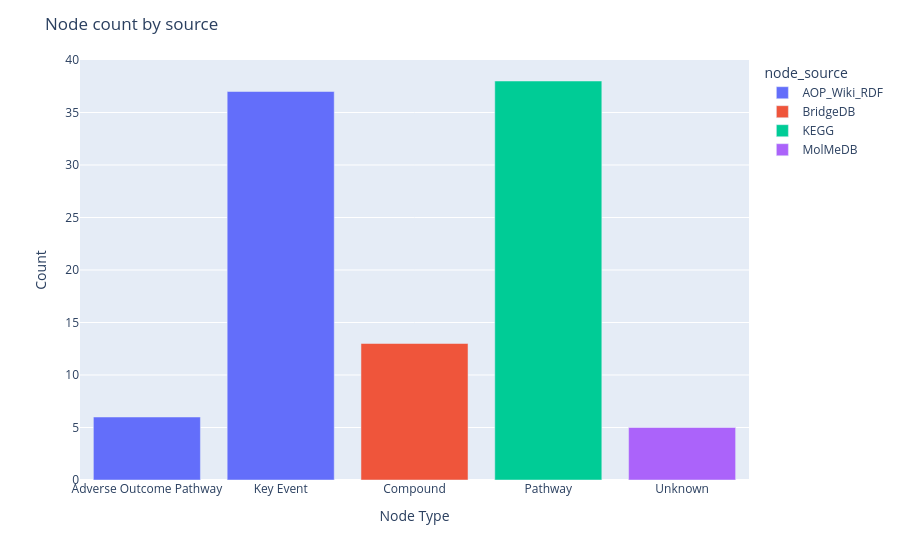

The notebook cell this image was saved under:
### Code cell
graph_obj.count_nodes_by_data_source(plot=True)

### Figure 1 — Plotly figure (JSON) as saved in the notebook; plotly's stock layout.template omitted (floating-point values rounded to 4 significant figures)
{"data": [{"alignmentgroup": "True", "hovertemplate": "node_source=AOP_Wiki_RDF<br>node_type=%{x}<br>count=%{y}<extra></extra>", "legendgroup": "AOP_Wiki_RDF", "marker": {"color": "#636efa", "pattern": {"shape": ""}}, "name": "AOP_Wiki_RDF", "offsetgroup": "AOP_Wiki_RDF", "orientation": "v", "showlegend": true, "textposition": "auto", "type": "bar", "x": ["Adverse Outcome Pathway", "Key Event"], "xaxis": "x", "y": [6, 37], "yaxis": "y"}, {"alignmentgroup": "True", "hovertemplate": "node_source=BridgeDB<br>node_type=%{x}<br>count=%{y}<extra></extra>", "legendgroup": "BridgeDB", "marker": {"color": "#EF553B", "pattern": {"shape": ""}}, "name": "BridgeDB", "offsetgroup": "BridgeDB", "orientation": "v", "showlegend": true, "textposition": "auto", "type": "bar", "x": ["Compound"], "xaxis": "x", "y": [13], "yaxis": "y"}, {"alignmentgroup": "True", "hovertemplate": "node_source=KEGG<br>node_type=%{x}<br>count=%{y}<extra></extra>", "legendgroup": "KEGG", "marker": {"color": "#00cc96", "pattern": {"shape": ""}}, "name": "KEGG", "offsetgroup": "KEGG", "orientation": "v", "showlegend": true, "textposition": "auto", "type": "bar", "x": ["Pathway"], "xaxis": "x", "y": [38], "yaxis": "y"}, {"alignmentgroup": "True", "hovertemplate": "node_source=MolMeDB<br>node_type=%{x}<br>count=%{y}<extra></extra>", "legendgroup": "MolMeDB", "marker": {"color": "#ab63fa", "pattern": {"shape": ""}}, "name": "MolMeDB", "offsetgroup": "MolMeDB", "orientation": "v", "showlegend": true, "textposition": "auto", "type": "bar", "x": ["Unknown"], "xaxis": "x", "y": [5], "yaxis": "y"}], "layout": {"barmode": "relative", "legend": {"title": {"text": "node_source"}, "tracegroupgap": 0}, "margin": {"t": 60}, "title": {"text": "Node count by source"}, "xaxis": {"anchor": "y", "domain": [0, 1], "title": {"text": "Node Type"}}, "yaxis": {"anchor": "x", "domain": [0, 1], "title": {"text": "Count"}}}}
